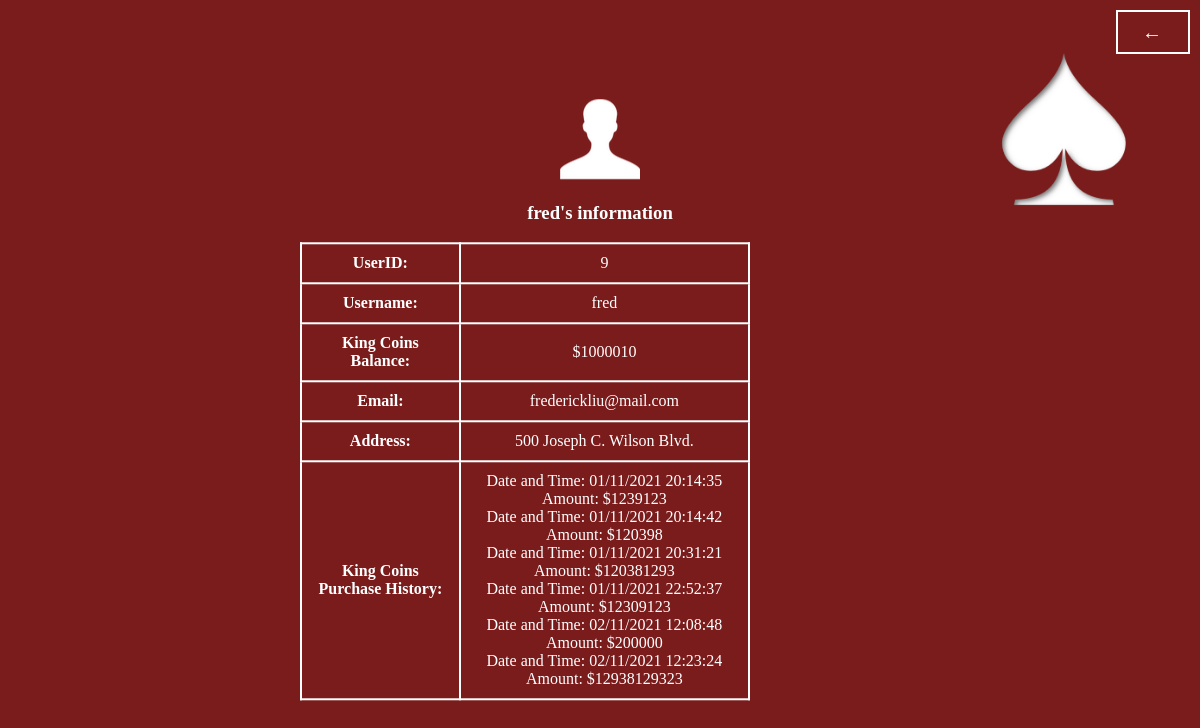
The page /myinfo (signed in) on the database as committed earlier.
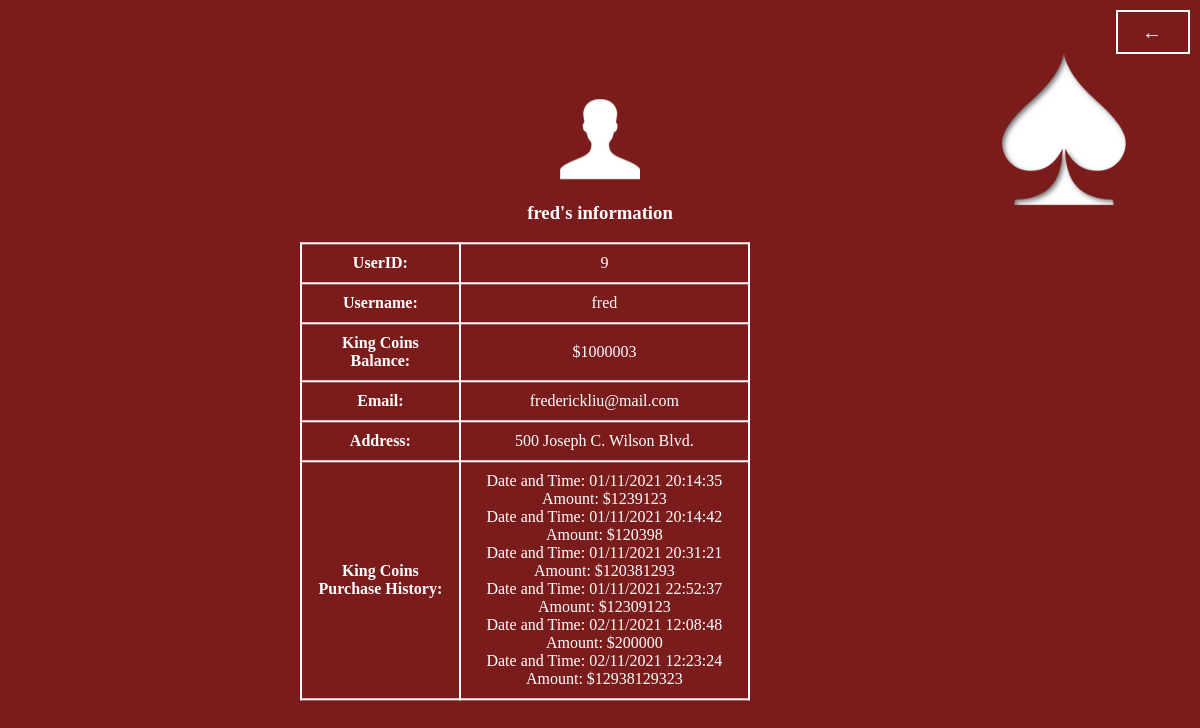
The same page on the database as committed later.
### tables this page shows
CREATE TABLE UserInfo(id INTEGER PRIMARY KEY AUTOINCREMENT, name char(1000), username char(1000), email char(1000), address char(1000), password char(1000), confirmpassword char(1000), playertokens INTEGER);

### main.py (the view)
@app.route("/myinfo", methods = ['POST', 'GET'])
def myinfo():
    username = session.get('username')
    con = sqlite3.connect("users.db")
    cur = con.cursor()
    cur.execute(f"SELECT playertokens from UserInfo WHERE username='{username}';")
    userTOKEN = cur.fetchone()
    if (type(userTOKEN) is type(None)):
            flash("Please Log in!",'error')
            return redirect(url_for('login'))
    userTOKEN = userTOKEN[0]
    cur.execute(f"SELECT id from UserInfo WHERE username='{username}';")
    userID = cur.fetchone()
    userID = userID[0]
    cur.execute(f"SELECT address from UserInfo WHERE username='{username}';")
    userADDRESS = cur.fetchone()
    userADDRESS = userADDRESS[0]
    cur.execute(f"SELECT email FROM UserInfo WHERE username='{username}';")
    userEMAIL = cur.fetchone()
    userEMAIL = userEMAIL[0]
    con2 = sqlite3.connect("purchase.db")
    cur2 = con2.cursor()
    cur2.execute(f"SELECT dateandtime, amount FROM user_purchases WHERE username = '{username}'")
    allpurchasehistory = cur2.fetchall()
    print(type(allpurchasehistory))
    allpurchasehistory = list(allpurchasehistory)
    return render_template("myinfo.html", username = username, userTOKEN = userTOKEN, userID = userID, userADDRESS = userADDRESS, userEMAIL = userEMAIL, allpurchasehistory = allpurchasehistory)

### templates/myinfo.html (shortened to what this page needs)
<!DOCTYPE html>
<html lang="en">
<head>
  <link rel="stylesheet" href="static/myinfo.css">
</head>
    <body>
        {% block content %}
        <div class="form-wrapper">
            <div class = "container">
              <div class = "photodiv">
              <img src="/static/login.png">
              </div>
			  <h3 class = "tableheader">{{username}}'s information</h3>
			  <table style="width:75%">
				<tr>
				<th>UserID:</th>
				<td>{{userID}}</td>
				</tr>
				<tr>
				<th>Username:</th>
				<td>{{username}}</td>
				</tr>
				<tr>
				<th>King Coins Balance:</th>
				<td>${{userTOKEN}}</td>
				</tr>
				<tr>
				<th>Email:</th>
				<td>{{userEMAIL}}</td>
				</tr>
				<tr>
					<th>Address:</th>
					<td>{{userADDRESS}}</td>
					</tr>
					<tr>
						<th>King Coins Purchase History:</th>
				<ul>
					<td>
						{%for i in allpurchasehistory%}
						<li>Date and Time: {{i[0]}} Amount: ${{i[1]}}</li>
						{% endfor %}
					</td>
				</ul>
			</tr>
				</table>
            </div>
            <a href="{{url_for('login')}}"><span>←</span></a>
         </div>
{% endblock %}
    </body>
</html>

### static/myinfo.css (style rules this page uses)
body { background: url(background.jpg); background-size: cover; display: flex; overflow: hidden; font-family:Cambria, Cochin, Georgia, Times, 'Times New Roman', serif; color: white; transition: all .35s; }
.container { position: fixed; top: 50%; left: 50%; transform: translate(-50%, -50%); }
.photodiv { text-align: center; }
a { display: block; width: 70px; height: 40px; line-height: 40px; font-size: 20px; font-family:Cambria, Cochin, Georgia, Times, 'Times New Roman', serif; text-decoration: none; color: white; border: 2px solid white; letter-spacing: 2px; text-align: center; transition: all .35s; position: absolute; top: 10px; right: 10px; }
a span { position: relative; z-index: 2; }
a:after { position: absolute; content: ""; top: 0; left: 0; width: 0; height: 100%; background: rgba(255, 255, 255, 0.377); transition: all .35s; }
::placeholder { color: white; font-family:Cambria, Cochin, Georgia, Times, 'Times New Roman', serif; }
table, th, td { border: 2px solid white; border-collapse: collapse; color:white }
th, td { border: 2px solid white; padding: 10px; text-align: center; color:white }
.tableheader { text-align: center; color:white }
li { list-style-type: none; color: white; margin: 0; padding: 0; }

Rows that differ between the two databases and show on the page:
changed UserInfo "fred": playertokens "1000010" → "1000003"
